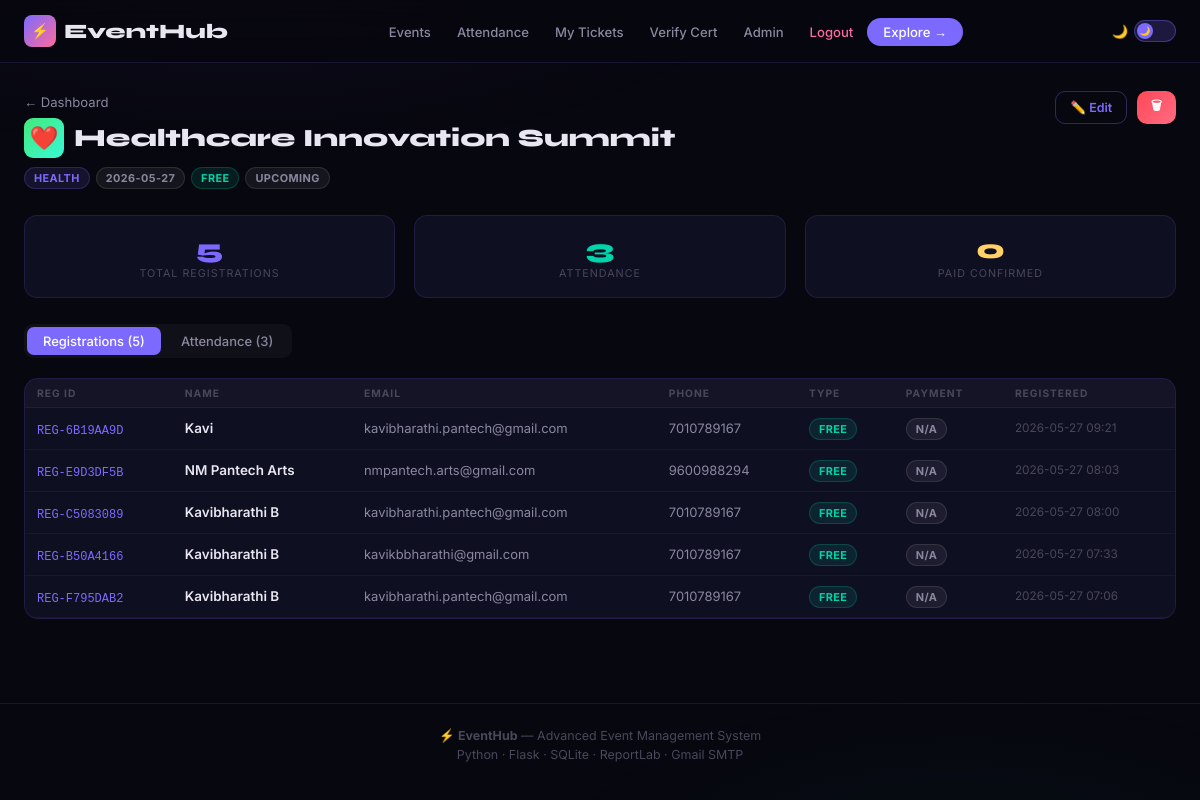
/admin/event/7 (signed in), run on the app's committed database.
### tables this page shows
CREATE TABLE events(
        id INTEGER PRIMARY KEY AUTOINCREMENT,
        name TEXT NOT NULL,
        description TEXT,
        date TEXT NOT NULL,
        time TEXT NOT NULL,
        venue TEXT NOT NULL,
        host TEXT NOT NULL,
        co_host TEXT,
        organizer TEXT NOT NULL,
        category TEXT DEFAULT 'General',
        is_paid INTEGER DEFAULT 0,
        fee REAL DEFAULT 0,
        capacity INTEGER DEFAULT 200,
        upi TEXT DEFAULT 'events@upi',
        status TEXT DEFAULT 'upcoming',
        created_at TEXT DEFAULT(datetime('now'))
    );

CREATE TABLE registrations(
        id INTEGER PRIMARY KEY AUTOINCREMENT,
        event_id INTEGER NOT NULL,
        reg_id TEXT UNIQUE NOT NULL,
        full_name TEXT NOT NULL,
        email TEXT NOT NULL,
        phone TEXT NOT NULL,
        college TEXT,
        dept TEXT,
        year TEXT,
        reg_type TEXT DEFAULT 'free',
        pay_status TEXT DEFAULT 'na',
        txn_id TEXT,
        amount REAL DEFAULT 0,
        reg_at TEXT DEFAULT(datetime('now')),
        reminded INTEGER DEFAULT 0,
        pay_reminded INTEGER DEFAULT 0,
        FOREIGN KEY(event_id) REFERENCES events(id) ON DELETE CASCADE
    );

### app.py (the view)
@app.route('/admin/event/<int:eid>')
@admin_only
def admin_event(eid):
    con = get_db()
    ev   = con.execute("SELECT * FROM events WHERE id=?", (eid,)).fetchone()
    regs = con.execute("SELECT * FROM registrations WHERE event_id=? ORDER BY reg_at DESC", (eid,)).fetchall()
    att  = con.execute("SELECT * FROM attendance WHERE event_id=? ORDER BY att_time DESC", (eid,)).fetchall()
    con.close()
    return render_template('admin_event.html', ev=ev, regs=regs, att=att, theme=get_theme(ev['category']))

### app.py (called while the page is built)
def get_theme(cat): return THEMES.get(cat, THEMES['General'])

def get_db():
    c = sqlite3.connect(DB_PATH)
    c.row_factory = sqlite3.Row
    c.execute("PRAGMA foreign_keys=ON")
    return c

def admin_only(f):
    @functools.wraps(f)
    def wrap(*a, **kw):
        if not session.get('admin'): return redirect(url_for('admin_login'))
        return f(*a, **kw)
    return wrap

### templates/admin_event.html (shortened to what this page needs)
{% extends "base.html" %}
{% block content %}
<div style="display:flex;align-items:flex-start;justify-content:space-between;flex-wrap:wrap;gap:1rem;margin-bottom:1.65rem">
  <div><a href="{{ url_for('admin_dash') }}" style="font-size:.82rem;color:var(--mu);text-decoration:none">← Dashboard</a>
    <div style="display:flex;align-items:center;gap:10px;margin-top:.45rem">
      <div style="width:40px;height:40px;border-radius:9px;background:linear-gradient(135deg,{{theme.grad}});display:flex;align-items:center;justify-content:center;font-size:1.45rem;flex-shrink:0">{{theme.icon}}</div>
      <h1 style="font-family:'Syne',sans-serif;font-size:1.55rem;font-weight:800">{{ev.name}}</h1>
    </div>
    <div style="display:flex;gap:6px;margin-top:.55rem;flex-wrap:wrap"><span class="bdg bp">{{ev.category}}</span><span class="bdg bdim">{{ev.date}}</span>{% if ev.is_paid %}<span class="bdg bgold">₹{{ev.fee|int}}</span>{% else %}<span class="bdg bg">Free</span>{% endif %}{% if ev.status=='ongoing' %}<span class="bdg bg">● Live</span>{% else %}<span class="bdg bdim">Upcoming</span>{% endif %}</div>
  </div>
  <div style="display:flex;gap:.6rem"><a href="{{ url_for('admin_edit',eid=ev.id) }}" class="btn btn-o btn-sm">✏️ Edit</a><form method="POST" action="{{ url_for('admin_delete',eid=ev.id) }}" onsubmit="return confirm('Delete?')" style="margin:0"><button type="submit" class="btn btn-d btn-sm">🗑</button></form></div>
</div>
<div class="g3" style="margin-bottom:1.65rem">
  {% for v,l,c in [(regs|length,'Total Registrations','var(--p)'),(att|length,'Attendance','var(--gr)'),((regs|selectattr('pay_status','equalto','completed')|list|length),'Paid Confirmed','var(--gold)')] %}
  <div style="background:var(--card);border:1px solid var(--bd);border-radius:13px;padding:1.05rem;text-align:center"><div style="font-family:'Syne',sans-serif;font-size:1.7rem;font-weight:800;color:{{c}}">{{v}}</div><div style="font-size:.67rem;text-transform:uppercase;letter-spacing:1px;color:var(--di);margin-top:2px">{{l}}</div></div>
  {% endfor %}
</div>
<div style="display:flex;gap:4px;background:rgba(255,255,255,.04);border-radius:9px;padding:3px;width:fit-content;margin-bottom:1.2rem">
  {% for tid,tlbl in [('rg','Registrations ('+regs|length|string+')'),('at','Attendance ('+att|length|string+')')] %}
  <button class="tab-btn" onclick="showTab('{{tid}}')" id="tb-{{tid}}" style="padding:6px 16px;border-radius:7px;border:none;background:{%if tid=='rg'%}var(--p){%else%}transparent{%endif%};color:{%if tid=='rg'%}#fff{%else%}var(--mu){%endif%};cursor:pointer;font-family:'Inter',sans-serif;font-size:.81rem;font-weight:500;transition:all .2s">{{tlbl}}</button>
  {% endfor %}
</div>
<div style="background:var(--card);border:1px solid var(--bd);border-radius:14px;overflow:hidden">
  <div id="tab-rg"><div style="overflow-x:auto"><table style="width:100%;border-collapse:collapse">
    <thead><tr>{% for h in ['Reg ID','Name','Email','Phone','Type','Payment','Registered'] %}<th style="padding:8px 12px;font-size:.64rem;text-transform:uppercase;letter-spacing:1px;color:var(--di);border-bottom:1px solid var(--bd);text-align:left;background:rgba(255,255,255,.02)">{{h}}</th>{% endfor %}</tr></thead>
    <tbody>{% for r in regs %}<tr>
      <td style="padding:9px 12px;border-bottom:1px solid rgba(255,255,255,.04)"><span style="font-family:monospace;font-size:.75rem;color:var(--p)">{{r.reg_id}}</span></td>
      <td style="padding:9px 12px;border-bottom:1px solid rgba(255,255,255,.04);font-weight:600;font-size:.84rem">{{r.full_name}}</td>
      <td style="padding:9px 12px;border-bottom:1px solid rgba(255,255,255,.04);color:var(--mu);font-size:.81rem">{{r.email}}</td>
      <td style="padding:9px 12px;border-bottom:1px solid rgba(255,255,255,.04);color:var(--mu);font-size:.81rem">{{r.phone}}</td>
      <td style="padding:9px 12px;border-bottom:1px solid rgba(255,255,255,.04)"><span class="bdg {% if r.reg_type=='paid' %}bgold{% else %}bg{% endif %}">{{r.reg_type}}</span></td>
      <td style="padding:9px 12px;border-bottom:1px solid rgba(255,255,255,.04)">{% if r.pay_status=='completed' %}<span class="bdg bg">✓ Paid</span>{% elif r.pay_status=='pending' %}<span class="bdg ba">Pending</span>{% else %}<span class="bdg bdim">N/A</span>{% endif %}</td>
      <td style="padding:9px 12px;border-bottom:1px solid rgba(255,255,255,.04);color:var(--di);font-size:.74rem">{{r.reg_at[:16]}}</td>
    </tr>{% endfor %}{% if not regs %}<tr><td colspan="7" style="padding:2.5rem;text-align:center;color:var(--di)">No registrations yet.</td></tr>{% endif %}</tbody>
  </table></div></div>
</div>
{% endblock %}

### templates/base.html (style rules this page uses)
[data-theme="dark"] { --bg:#07070f;--bg2:#0d0d1a;--card:#0f0f22;--card2:#141435; --p:#7c6aff;--p2:#a29bfe;--acc:#ff6b9d;--gr:#00d4aa;--gold:#ffd166; --tx:#e8e6f0;--mu:#8a879f;--di:#4a475a; --bd:rgba(124,106,255,.15);--bd2:rgba(124,106,255,.35); --nav:rgba(7,7,15,.9);--inp:rgba(255,255,255,.05);--sh:rgba(0,0,0,.5); }
*,::before,::after { margin:0;padding:0;box-sizing:border-box }
html { scroll-behavior:smooth }
body { font-family:'Inter',sans-serif;background:var(--bg);color:var(--tx);min-height:100vh;overflow-x:hidden;transition:background .3s,color .3s }
body::before { content:'';position:fixed;inset:0;background:radial-gradient(ellipse 80% 50% at 20% -10%,rgba(124,106,255,.07),transparent 60%),radial-gradient(ellipse 60% 40% at 80% 110%,rgba(0,212,170,.04),transparent 60%);pointer-events:none;z-index:0 }
.btn { display:inline-flex;align-items:center;gap:6px;padding:10px 22px;border-radius:10px;font-family:'Inter',sans-serif;font-size:.87rem;font-weight:600;cursor:pointer;transition:all .2s;border:none;text-decoration:none }
.btn-o { background:transparent;color:var(--p);border:1.5px solid var(--bd2) }
.btn-d { background:linear-gradient(135deg,#ff4757,#ff6b81);color:#fff }
.btn-sm { padding:6px 14px;font-size:.78rem }
.bdg { display:inline-flex;align-items:center;gap:3px;padding:3px 9px;border-radius:16px;font-size:.68rem;font-weight:700;letter-spacing:.4px;text-transform:uppercase }
.bp { background:rgba(124,106,255,.12);color:var(--p);border:1px solid rgba(124,106,255,.22) }
.bg { background:rgba(0,212,170,.1);color:var(--gr);border:1px solid rgba(0,212,170,.2) }
.bdim { background:rgba(255,255,255,.06);color:var(--mu);border:1px solid rgba(255,255,255,.1) }
.g3 { display:grid;grid-template-columns:repeat(3,1fr);gap:1.2rem }

### data on the page
events: name "Healthcare Innovation Summit", category "HEALTH", date "2026-05-27"
registrations: reg_id "REG-6B19AA9D", full_name "Kavi", email "kavibharathi.pantech@gmail.com", phone "7010789167", reg_type "FREE", pay_status "N/A", reg_at "2026-05-27 09:21"
registrations: reg_id "REG-E9D3DF5B", full_name "NM Pantech Arts", email "nmpantech.arts@gmail.com", phone "9600988294", reg_type "FREE", pay_status "N/A", reg_at "2026-05-27 08:03"
registrations: reg_id "REG-C5083089", full_name "Kavibharathi B", email "kavibharathi.pantech@gmail.com", phone "7010789167", reg_type "FREE", pay_status "N/A", reg_at "2026-05-27 08:00"
registrations: reg_id "REG-B50A4166", full_name "Kavibharathi B", email "kavikbbharathi@gmail.com", phone "7010789167", reg_type "FREE", pay_status "N/A", reg_at "2026-05-27 07:33"
registrations: reg_id "REG-F795DAB2", full_name "Kavibharathi B", email "kavibharathi.pantech@gmail.com", phone "7010789167", reg_type "FREE", pay_status "N/A", reg_at "2026-05-27 07:06"

### other printed values
{{ theme.icon }} "❤️"
{{ v }} "5" "3" "0"
{{ l }} "TOTAL REGISTRATIONS" "ATTENDANCE" "PAID CONFIRMED"
{{ tlbl }} "Registrations (5)" "Attendance (3)"
{{ h }} "REG ID" "NAME" "EMAIL" "PHONE" "TYPE" "PAYMENT" "REGISTERED"
